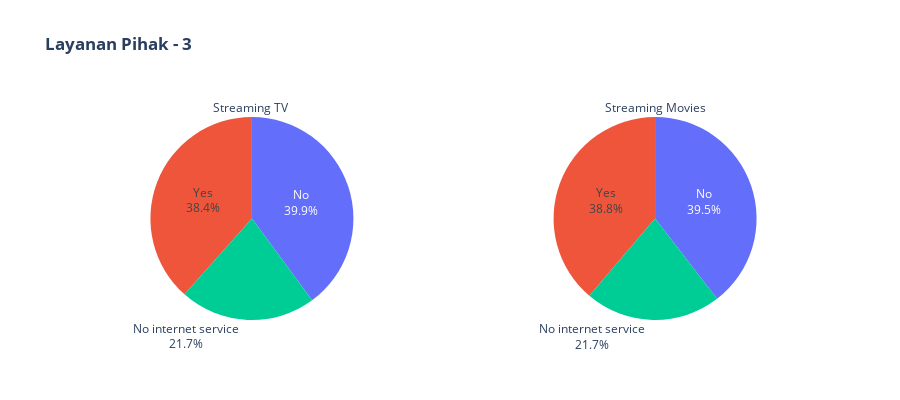

The cell this chart's notebook holds for it:
### Markdown cell above
Berdasarkan tabel di atas, dapat dibuktikan bahwa layanan Internet jenis Fiber Optic adalah jenis yang paling mahal dibandingkan jenis DSL, serta terdapat perbedaan biaya yang cukup signifikan antara pelanggan yang tidak berlangganan Multiple Lines dengan yang berlangganan. Sehingga terdapat indikasi bahwa pelanggan beralih karena kualitas Internet atau biaya yang terlalu mahal

### Code cell
fig = make_subplots(rows=1, 
                    cols=2,                                             
                    specs=[[{'type':'domain'},{'type':'domain'}]]
                    )

fig.add_trace(go.Pie(labels = df["StreamingTV"],
                     title  = "Streaming TV ",
                     textinfo= 'label+percent', 
                     name   =  "Menggunakan?"),
              1, 1)

fig.add_trace(go.Pie(labels = df["StreamingMovies"], 
                     title  = "Streaming Movies",
                     textinfo= 'label+percent',
                     name   =  "Menggunakan?"),
              1, 2)

fig.update_layout(title_text="<b>Layanan Pihak - 3<b>",
                  showlegend= False,  
                  width=900, 
                  height=400
                 )

fig.show()
plotly.offline.plot(fig, filename = 'plot.html')

### Figure 1 — Plotly figure (JSON) as saved in the notebook; plotly's stock layout.template omitted (floating-point values rounded to 4 significant figures; data arrays with more than 128 entries replaced by an {"elided": "..."} marker saying what was removed)
{"data": [{"domain": {"x": [0, 0.45], "y": [0, 1]}, "labels": {"elided": "7043 str values"}, "name": "Menggunakan?", "textinfo": "label+percent", "title": {"text": "Streaming TV "}, "type": "pie"}, {"domain": {"x": [0.55, 1], "y": [0, 1]}, "labels": {"elided": "7043 str values"}, "name": "Menggunakan?", "textinfo": "label+percent", "title": {"text": "Streaming Movies"}, "type": "pie"}], "layout": {"height": 400, "showlegend": false, "title": {"text": "<b>Layanan Pihak - 3<b>"}, "width": 900}}
